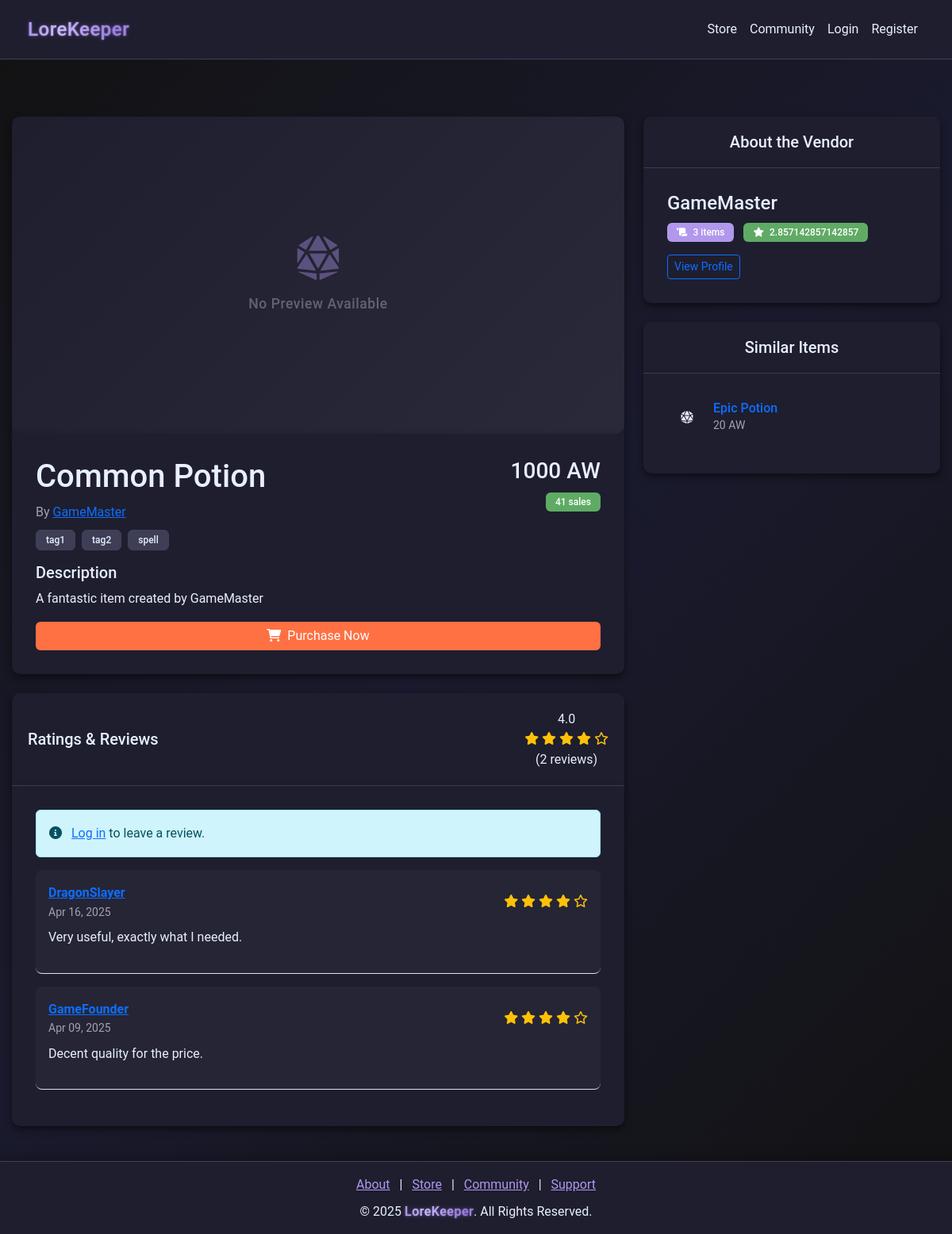
Page /store/item/1 on the committed database.
### models.py (models this page shows)
class Item(db.Model):
    __tablename__ = "items"
    id = db.Column(db.Integer, primary_key=True)
    name = db.Column(db.String(64), nullable=False)
    description = db.Column(db.Text)
    price = db.Column(db.Float, nullable=False)
    vendor_id = db.Column(
        db.Integer, db.ForeignKey("vendors.id"), nullable=False, index=True
    )
    reviews = db.relationship(
        "ReviewOfItem", backref="item", lazy=True, cascade="all, delete-orphan"
    )
    category = db.Column(db.String(64), nullable=False, index=True)
    tags = db.Column(db.String(256))
    sales = db.Column(db.Integer, default=0)
    status = db.Column(db.String(64), default="Active", index=True)
    created_at = db.Column(db.DateTime, default=datetime.utcnow)

class User(db.Model):
    __tablename__ = "users"
    id = db.Column(db.Integer, primary_key=True)
    username = db.Column(db.String(64), nullable=False, index=True)
    email = db.Column(db.String(128), unique=True, nullable=False, index=True)
    password = db.Column(db.String(128), nullable=False)
    bio = db.Column(db.String(256), default="")
    privilege_id = db.Column(db.Integer, db.ForeignKey("privileges.id"), default=1)
    created_at = db.Column(db.DateTime, default=datetime.utcnow)
    status = db.Column(db.String(64), default="Active", index=True)
    balance = db.Column(db.Integer, default=0)
    pending_balance = db.Column(db.Integer, default=0)
    purchases = db.relationship(
        "Purchase", back_populates="user", lazy=True, cascade="all, delete-orphan"
    )
    subscription = db.relationship(
        "Subscription", back_populates="user", lazy=True, cascade="all, delete-orphan"
    )
    received_transactions = db.relationship(
        "Receipt", foreign_keys="Receipt.receiver_id", back_populates="receiver"
    )
    tickets = db.relationship("SupportTicket", back_populates="user")
    responses = db.relationship("SupportTicketResponse", back_populates="responder")
    balance_logs = db.relationship("TransactionLog", back_populates="user")
    game_states = db.relationship("GameState", back_populates="user")
    grindstone_items = db.relationship("GrindStoneItem", back_populates="user")
    community_posts = db.relationship("CommunityPost", back_populates="creator")
    community_replies = db.relationship("CommunityReply", back_populates="creator")

class ReviewOfItem(db.Model):
    __tablename__ = "reviews_of_items"
    id = db.Column(db.Integer, primary_key=True)
    user_id = db.Column(db.Integer, db.ForeignKey("users.id"), nullable=False)
    item_id = db.Column(db.Integer, db.ForeignKey("items.id"), nullable=False)
    rating = db.Column(db.Integer, nullable=False)
    review = db.Column(db.Text)
    created_at = db.Column(db.DateTime, default=datetime.utcnow)

### app.py (the view)
@app.route("/store/item/<int:item_id>")
def item_preview(item_id):
    item = Item.query.get_or_404(item_id)
    reviews = ReviewOfItem.query.filter_by(item_id=item_id).all()
    avg_rating = 0
    if reviews:
        avg_rating = sum(review.rating for review in reviews) / len(reviews)
    vendor_items_count = Item.query.filter_by(vendor_id=item.vendor_id).count()
    vendor_name = User.query.get(item.vendor_id).username
    vendor_items = Item.query.filter_by(vendor_id=item.vendor_id).all()
    vendor_reviews = []
    for vendor_item in vendor_items:
        vendor_reviews.extend(
            ReviewOfItem.query.filter_by(item_id=vendor_item.id).all()
        )
    vendor_rating = 0
    if vendor_reviews:
        vendor_rating = sum(review.rating for review in vendor_reviews) / len(
            vendor_reviews
        )
    similar_items = []
    if item.tags:
        similar_items = (
            Item.query.filter(Item.id != item_id, Item.category == item.category)
            .limit(5)
            .all()
        )
    enriched_reviews = []
    for review in reviews:
        user = User.query.get(review.user_id)
        enriched_reviews.append(
            {
                "user_id": review.user_id,
                "username": user.username if user else "Unknown User",
                "rating": review.rating,
                "review": review.review,
                "created_at": review.created_at,
            }
        )
    return render_template(
        "item_preview.html",
        item=item,
        reviews=enriched_reviews,
        avg_rating=avg_rating,
        vendor_items_count=vendor_items_count,
        vendor_rating=vendor_rating,
        similar_items=similar_items,
        vendor_name=vendor_name,
    )

### templates/item_preview.html (shortened to what this page needs)
{% extends "nav_footer_template.html" %}
{% block content %}
<div id="wrapper">
    <div class="container mt-5">
        <div class="row">
            <div class="col-lg-8">
                <div class="card mb-4">
                    {% if item.image_url %}
                    <img src="{{ item.image_url }}" class="card-img-top item-image" alt="{{ item.name }}">
                    {% else %}
                    <div class="item-preview-placeholder">
                        <div class="shimmer-overlay"></div>
                        <div class="placeholder-content">
                            <i class="fas fa-dice-d20 fa-3x"></i>
                            <p>No Preview Available</p>
                        </div>
                    </div>
                    {% endif %}
                    <div class="card-body">
                        <div class="d-flex justify-content-between align-items-start">
                            <div>
                                <h1 class="card-title item-title mb-2">{{ item.name|default('Item Name') }}</h1>
                                <p class="text-muted mb-2">By <a href="/user/{{ item.vendor_id }}" class="vendor-name">{{ vendor_name|default('Vendor') }}</a></p>
                            </div>
                            <div class="text-end">
                                <h3 class="item-price mb-2">{{ (item.price|int)|default(0) }} AW</h3>
                                <span class="badge bg-success sales-count">{{ (item.sales|int)|default(0) }} sales</span>
                            </div>
                        </div>
                        <div class="item-tags mb-3">
                            {% if item.tags %}
                                {% for tag in item.tags.split(',') %}
                                    <span class="badge bg-secondary me-1">{{ tag.strip() }}</span>
                                {% endfor %}
                            {% else %}
                                <span class="badge bg-secondary">No tags</span>
                            {% endif %}
                        </div>
                        <h5>Description</h5>
                        <p class="item-description">{{ item.description|default('No description available.') }}</p>
                        <div class="d-grid gap-2">
                            <a href="{{ url_for('checkout', item_id=item.id) }}" class="btn btn-primary purchase-btn store-color">
                                <i class="fas fa-shopping-cart me-2"></i>Purchase Now
                            </a>
                        </div>
                    </div>
                </div>
                <div class="card mb-4">
                    <div class="card-header">
                        <div class="d-flex justify-content-between align-items-center">
                            <h3 class="h5 mb-0">Ratings & Reviews</h3>
                            <div class="rating-summary">
                                <span class="average-rating">{{ avg_rating|default('0.0') }}</span>
                                <div class="stars">
                                    {% for i in range(5) %}
                                        {% if i < avg_rating|int %}
                                            <i class="fas fa-star text-warning"></i>
                                        {% elif i < avg_rating and i >= avg_rating|int %}
                                            <i class="fas fa-star-half-alt text-warning"></i>
                                        {% else %}
                                            <i class="far fa-star text-warning"></i>
                                        {% endif %}
                                    {% endfor %}
                                </div>
                                <span class="rating-count">({{ reviews|length|default(0) }} reviews)</span>
                            </div>
                        </div>
                    </div>
                    <div class="card-body">
                        {% if session.get('user_id') %}
                            <form id="reviewForm" class="mb-4" action="{{ url_for('submit_review', item_id=item.id) }}" method="POST">
                                <div class="mb-3">
                                    <label class="form-label">Your Rating</label>
                                    <div class="rating-input">
                                        <input type="hidden" name="rating" id="selected_rating" value="5">
                                        <i class="fas fa-star active" data-rating="1"></i>
                                        <i class="fas fa-star active" data-rating="2"></i>
                                        <i class="fas fa-star active" data-rating="3"></i>
                                        <i class="fas fa-star active" data-rating="4"></i>
                                        <i class="fas fa-star active" data-rating="5"></i>
                                    </div>
                                </div>
                                <div class="mb-3">
                                    <label for="reviewText" class="form-label">Your Review</label>
                                    <textarea class="form-control" id="reviewText" name="review_text" rows="3" required></textarea>
                                </div>
                                <button type="submit" class="btn btn-primary">Submit Review</button>
                            </form>
                        {% else %}
                            <div class="alert alert-info">
                                <i class="fas fa-info-circle me-2"></i>
                                <a href="{{ url_for('login') }}">Log in</a> to leave a review.
                            </div>
                        {% endif %}
                        <div id="reviewsList">
                            {% if reviews %}
                                {% for review in reviews %}
                                    <div class="review-item mb-3 p-3 border-bottom">
                                        <div class="d-flex justify-content-between align-items-center">
                                            <div>
                                                <a href="/user/{{ review.user_id }}" class="fw-bold">{{ review.username }}</a>
                                                <div class="small text-muted">
                                                    {{ review.created_at|format_date}}
                                                </div>
                                            </div>
                                            <div class="review-rating">
                                                {% for i in range(5) %}
                                                    {% if i < review.rating %}
                                                        <i class="fas fa-star text-warning"></i>
                                                    {% else %}
                                                        <i class="far fa-star text-warning"></i>
                                                    {% endif %}
                                                {% endfor %}
                                            </div>
                                        </div>
                                        <p class="mt-2">{{ review.review }}</p>
                                    </div>
                                {% endfor %}
                            {% else %}
                                <div class="text-center text-muted py-4">
                                    <i class="fas fa-comment-slash fa-2x mb-2"></i>
                                    <p>No reviews yet. Be the first to leave a review!</p>
                                </div>
                            {% endif %}
                        </div>
                    </div>
                </div>
            </div>
            <div class="col-lg-4">
                <div class="card mb-4">
                    <div class="card-header">
                        <h3 class="h5 mb-0">About the Vendor</h3>
                    </div>
                    <div class="card-body">
                        <div class="vendor-info">
                            <h4 class="vendor-name mb-2">{{ vendor_name|default('Vendor') }}</h4>
                            <p class="vendor-stats mb-3">
                                <span class="badge bg-primary me-2">
                                    <i class="fas fa-scroll me-1"></i>
                                    <span class="total-items">{{ vendor_items_count|default(0) }}</span> items
                                </span>
                                <span class="badge bg-success">
                                    <i class="fas fa-star me-1"></i>
                                    <span class="vendor-rating">{{ vendor_rating|default('0.0') }}</span>
                                </span>
                            </p>
                            <a href="/user/{{ item.vendor_id }}" class="btn btn-outline-primary btn-sm">View Profile</a>
                        </div>
                    </div>
                </div>
                <div class="card">
                    <div class="card-header">
                        <h3 class="h5 mb-0">Similar Items</h3>
                    </div>
                    <div class="card-body">
                        <div class="similar-items-list">
                            {% if similar_items %}
                                {% for similar_item in similar_items %}
                                    <div class="similar-item mb-3">
                                        <div class="d-flex align-items-center">
                                            <div class="flex-shrink-0 me-2">
                                                {% if similar_item.image_url %}
                                                    <img src="{{ similar_item.image_url }}" class="similar-item-img" width="50" height="50" alt="{{ similar_item.name }}">
                                                {% else %}
                                                    <div class="similar-item-placeholder">
                                                        <i class="fas fa-dice-d20"></i>
                                                    </div>
                                                {% endif %}
                                            </div>
                                            <div class="flex-grow-1">
                                                <a href="{{ url_for('item_preview', item_id=similar_item.id) }}" class="text-decoration-none">
                                                    <h6 class="mb-0">{{ similar_item.name }}</h6>
                                                </a>
                                                <div class="text-muted small">{{ (similar_item.price|int) }} AW</div>
                                            </div>
                                        </div>
                                    </div>
                                {% endfor %}
                            {% else %}
                                <div class="text-center text-muted py-3">
                                    <i class="fas fa-search fa-2x mb-2"></i>
                                    <p>No similar items found.</p>
                                </div>
                            {% endif %}
                        </div>
                    </div>
                </div>
            </div>
        </div>
    </div>
</div>
{% endblock %}

### rows in the picture
Item: name "Common Potion", price "1000", sales "41", description "A fantastic item created by GameMaster"
User: username "GameMaster"
User: username "DragonSlayer"
ReviewOfItem: created_at "Apr 16, 2025", review "Very useful, exactly what I needed."
User: username "GameFounder"
ReviewOfItem: created_at "Apr 09, 2025", review "Decent quality for the price."
Item: name "Epic Potion", price "20"

### other values in the picture
{{ tag.strip() }} "tag1" "tag2" "spell"
{{ avg_rating|default('0.0') }} "4.0"
{{ reviews|length|default(0) }} "2"
{{ vendor_items_count|default(0) }} "3"
{{ vendor_rating|default('0.0') }} "2.857142857142857"
